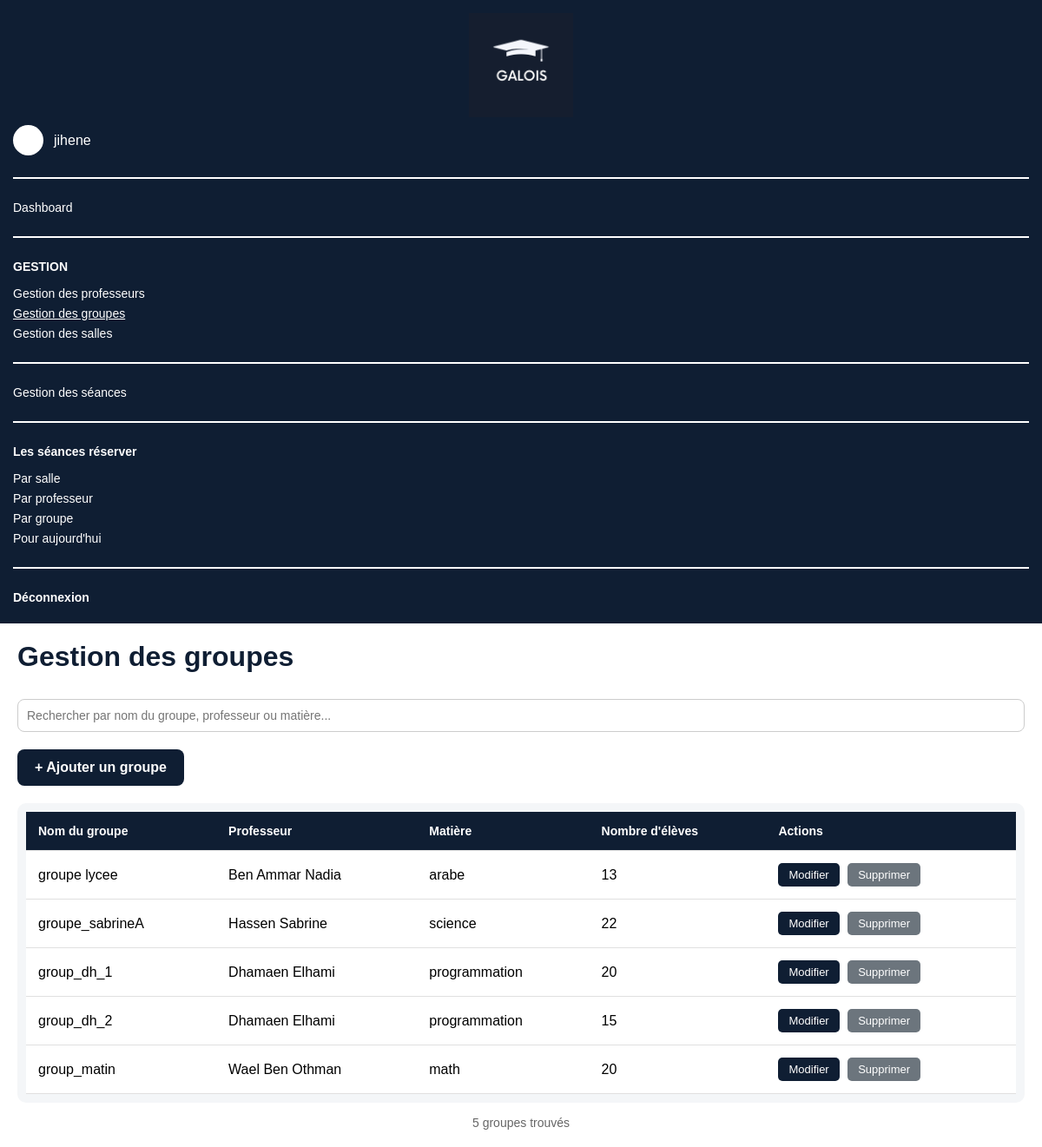
The app's page /groupes/ (signed in), older data.
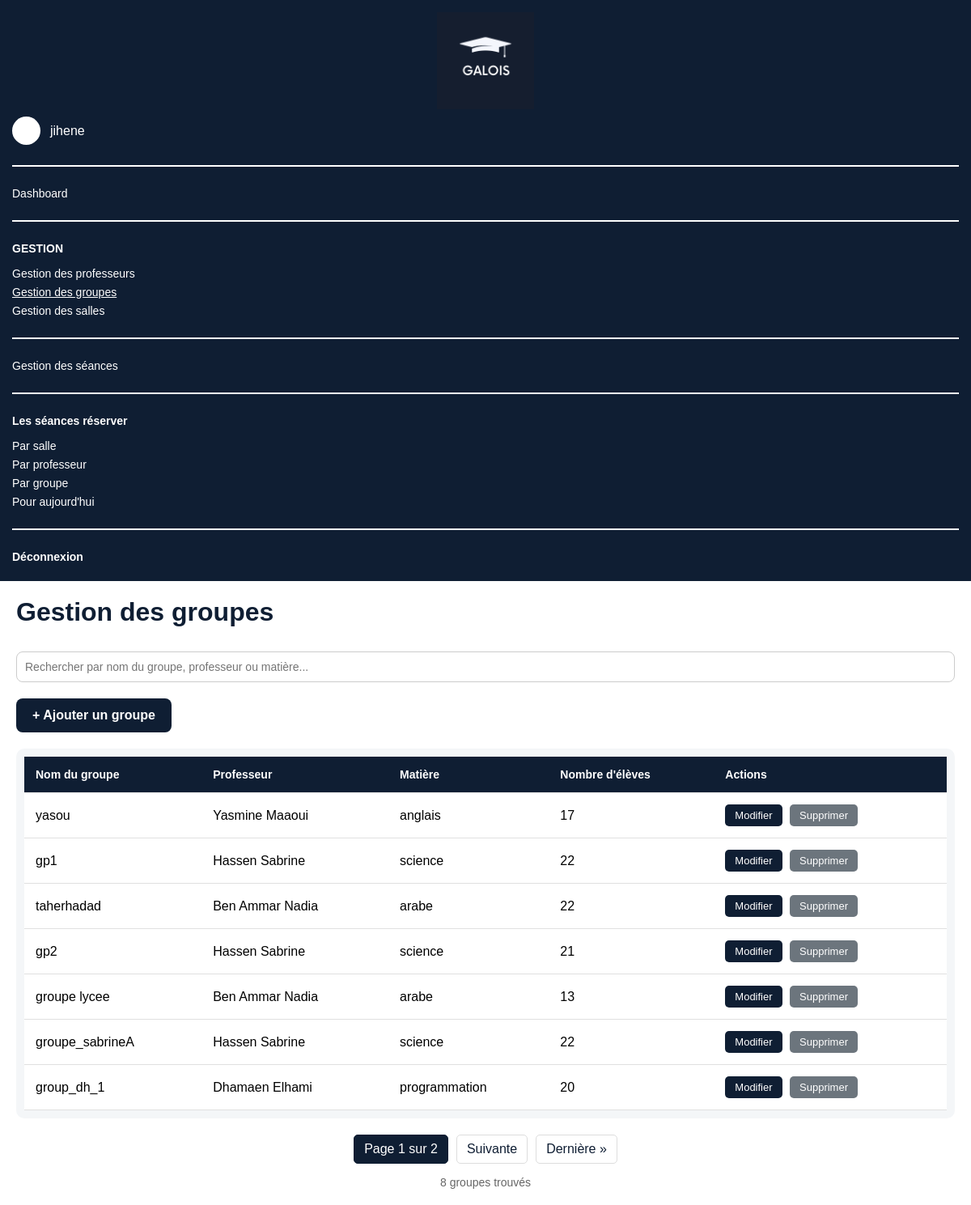
The same page, newer data.
### emploi_du_temps/models.py (models this page shows, shortened)
class Groupe(models.Model):
    nom = models.CharField(max_length=100)
    professeur = models.ForeignKey(Professeur, on_delete=models.CASCADE, related_name='groupes')
    matiere = models.ForeignKey(Matiere, on_delete=models.CASCADE, related_name='groupes')
    nombre_etudiants = models.IntegerField()
    class Meta:
        unique_together = ('nom', 'professeur', 'matiere')

class Professeur(models.Model):
    user = models.OneToOneField(User, on_delete=models.CASCADE, null=True, blank=True)
    nom = models.CharField(max_length=100)
    prenom = models.CharField(max_length=100)
    email = models.EmailField(unique=True)
    telephone = models.CharField(max_length=20, unique=True)
    matiere = models.ForeignKey(Matiere, on_delete=models.SET_NULL, null=True, blank=True, related_name='professeurs')
    class Meta:
        verbose_name_plural = "professeurs"
    @property
    def nom_complet(self):
        return f"{self.prenom} {self.nom}"

class Matiere(models.Model):
    nom = models.CharField(max_length=100, unique=True)

### emploi_du_temps/views.py (the view, shortened to what this page needs)
# urls.py: path('groupes/', views.liste_groupes, name='groupes'),
@login_required
def liste_groupes(request):
    groupes = Groupe.objects.all().select_related('professeur', 'matiere').order_by('-id')
    search = request.GET.get('search', '')
    paginator = Paginator(groupes, 7)
    page = request.GET.get('page', 1)
    try:
        groupes_page = paginator.page(page)
    except PageNotAnInteger:
        groupes_page = paginator.page(1)
    except EmptyPage:
        groupes_page = paginator.page(paginator.num_pages)
    return render(request, 'gestion-groupes.html', {
        'groupes': groupes_page,
        'search': search,
        'total_count': groupes.count()
    })

### emploi_du_temps/templates/gestion-groupes.html (shortened to what this page needs)
<!DOCTYPE html>
<html lang="fr">
<head>
    {% load static %}
</head>
<body>
    <div class="container">
        <aside class="sidebar">
            <div class="logo-box">
                <img src="{% static 'images/logo.png' %}" alt="Logo" class="logo-sidebar">
            </div>
            <div class="admin-line">
                <div class="small-avatar"></div>
                <span>{{ request.user.username }}</span>
            </div>
            <hr>
            <a href="{% url 'dashboard' %}">Dashboard</a>
            <hr>
            <p class="menu-title">GESTION</p>
            <a href="{% url 'professeurs' %}">Gestion des professeurs</a>
            <a href="{% url 'groupes' %}" class="active">Gestion des groupes</a>
            <a href="{% url 'salles' %}">Gestion des salles</a>
            <hr>
            <a href="{% url 'seances' %}">Gestion des séances</a>
            <hr>
            <p class="menu-title">Les séances réserver</p>
            <a href="{% url 'emploi_salle' %}">Par salle</a>
            <a href="{% url 'emploi_professeur' %}">Par professeur</a>
            <a href="{% url 'emploi_groupe' %}">Par groupe</a>
            <a href="{% url 'emploi_today' %}">Pour aujourd'hui</a>
            <hr>
            <a href="{% url 'logout' %}" class="logout">Déconnexion</a>
        </aside>
        <main class="content">
            <h1>Gestion des groupes</h1>
            <div class="search-bar">
                <form method="get" id="searchForm">
                    <input type="text" name="search"
                           placeholder="Rechercher par nom du groupe, professeur ou matière..."
                           value="{{ search }}"
                           id="searchInput"
                           autocomplete="off">
                </form>
            </div>
            <div class="add-container">
                <a href="{% url 'ajouter_groupe' %}" class="add-btn">+ Ajouter un groupe</a>
            </div>
            <div class="table-container">
                <table>
                    <thead>
                        <tr>
                            <th>Nom du groupe</th>
                            <th>Professeur</th>
                            <th>Matière</th>
                            <th>Nombre d'élèves</th>
                            <th>Actions</th>
                        </tr>
                    </thead>
                    <tbody id="groupesTableBody">
                        {% for groupe in groupes %}
                        <tr>
                            <td>{{ groupe.nom }}</td>
                            <td>{{ groupe.professeur.nom_complet }}</td>
                            <td>{{ groupe.matiere.nom }}</td>
                            <td>{{ groupe.nombre_etudiants }}</td>
                            <td>
                                <a href="{% url 'modifier_groupe' groupe.id %}" class="btn edit">Modifier</a>
                                <a href="#" class="btn delete" data-id="{{ groupe.id }}" data-nom="{{ groupe.nom }}">Supprimer</a>
                            </td>
                        </tr>
                        {% endfor %}
                    </tbody>
                </table>
            </div>
            {% if groupes.paginator.num_pages > 1 %}
            <div class="pagination">
                <span class="current">
                    Page {{ groupes.number }} sur {{ groupes.paginator.num_pages }}
                </span>
                {% if groupes.has_next %}
                    <a href="?page={{ groupes.next_page_number }}{% if search %}&search={{ search }}{% endif %}">Suivante</a>
                    <a href="?page={{ groupes.paginator.num_pages }}{% if search %}&search={{ search }}{% endif %}">Dernière &raquo;</a>
                {% endif %}
            </div>
            {% endif %}
            <div class="info-count">
                {{ total_count }} groupe{{ total_count|pluralize:"s" }} trouvé{{ total_count|pluralize:"s" }}
            </div>
        </main>
    </div>
</body>
</html>

### emploi_du_temps/templates/gestion-groupes.html (style rules this page uses)
* { margin: 0; padding: 0; box-sizing: border-box; font-family: Arial, sans-serif; }
.container { display: flex; height: 100vh; }
.sidebar { width: 270px; background-color: #0f1e33; color: white; padding: 25px 20px; }
.logo-box { text-align: center; margin-bottom: 5px; }
.logo-sidebar { width: 120px; }
.admin-line { display: flex; align-items: center; gap: 12px; margin-bottom: 20px; }
.small-avatar { width: 35px; height: 35px; background-color: white; border-radius: 50%; }
.sidebar hr { border: 1px solid white; margin: 25px 0; }
.menu-title { font-weight: bold; margin-bottom: 15px; font-size: 14px; }
.sidebar a { display: block; color: white; text-decoration: none; margin: 7px 0; font-size: 14px; }
.sidebar a.active { text-decoration: underline; }
.logout { font-weight: bold; }
.content { flex: 1; background-color: #ffffff; padding: 40px; overflow-y: auto; }
h1 { margin-bottom: 30px; color: #0f1e33; }
.search-bar { margin-bottom: 20px; }
.search-bar input { width: 100%; padding: 10px; border-radius: 8px; border: 1px solid #ccc; font-size: 14px; transition: all 0.3s; }
.add-container { margin-bottom: 20px; }
a.add-btn { background-color: #0f1e33; color: white; padding: 12px 20px; border-radius: 8px; font-weight: bold; text-decoration: none; display: inline-block; transition: background-color 0.3s; }
.table-container { background-color: #f4f6f8; padding: 20px; border-radius: 10px; overflow-x: auto; }
table { width: 100%; border-collapse: collapse; min-width: 800px; }
thead { background-color: #0f1e33; color: white; }
th, td { padding: 14px; text-align: left; border-bottom: 1px solid #e0e0e0; }
th { font-weight: bold; font-size: 14px; }
tbody tr { background-color: #ffffff; transition: all 0.2s; }
a.btn { display: inline-block; padding: 6px 12px; border-radius: 5px; color: white; text-decoration: none; cursor: pointer; margin-right: 5px; font-size: 13px; transition: background-color 0.3s; }
a.edit { background-color: #0f1e33; }
a.delete { background-color: #6c757d; }
.pagination { margin-top: 20px; display: flex; justify-content: center; gap: 10px; flex-wrap: wrap; }
.pagination a, .pagination span { padding: 8px 12px; border: 1px solid #ddd; border-radius: 5px; text-decoration: none; color: #0f1e33; transition: all 0.3s; }
.pagination .current { background-color: #0f1e33; color: white; border-color: #0f1e33; }
.info-count { margin-top: 15px; color: #666; font-size: 14px; text-align: center; }
@media (max-width: 1200px) { .container { flex-direction: column; height: auto; min-height: 100vh; } }
@media (max-width: 1200px) { .sidebar { width: 100%; padding: 15px; } }
@media (max-width: 1200px) { .content { padding: 20px; } }
@media (max-width: 1200px) { .table-container { padding: 10px; } }
@media (max-width: 1200px) { table { min-width: 600px; } }

Row changes from the older to the newer data that the page shows:
removed Groupe: nom "group_dh_2", professeur.nom_complet "Dhamaen Elhami", matiere.nom "programmation", nombre_etudiants "15"
no longer on this page (row edited): Groupe: nom "group_matin", professeur.nom_complet "Wael Ben Othman", matiere.nom "math", nombre_etudiants "20"
added Groupe: nom "yasou", professeur.nom_complet "Yasmine Maaoui", matiere.nom "anglais", nombre_etudiants "17"
added Groupe: nom "gp1", professeur.nom_complet "Hassen Sabrine", matiere.nom "science", nombre_etudiants "22"
added Groupe: nom "taherhadad", professeur.nom_complet "Ben Ammar Nadia", matiere.nom "arabe", nombre_etudiants "22"
added Groupe: nom "gp2", professeur.nom_complet "Hassen Sabrine", matiere.nom "science", nombre_etudiants "21"
Text that changed along with them:
{{ groupes.number }}: (not shown) → "1"
{{ groupes.paginator.num_pages }}: (not shown) → "2"
{{ total_count }}: "5" → "8"
text now shown: "Page sur Suivante Dernière »"
